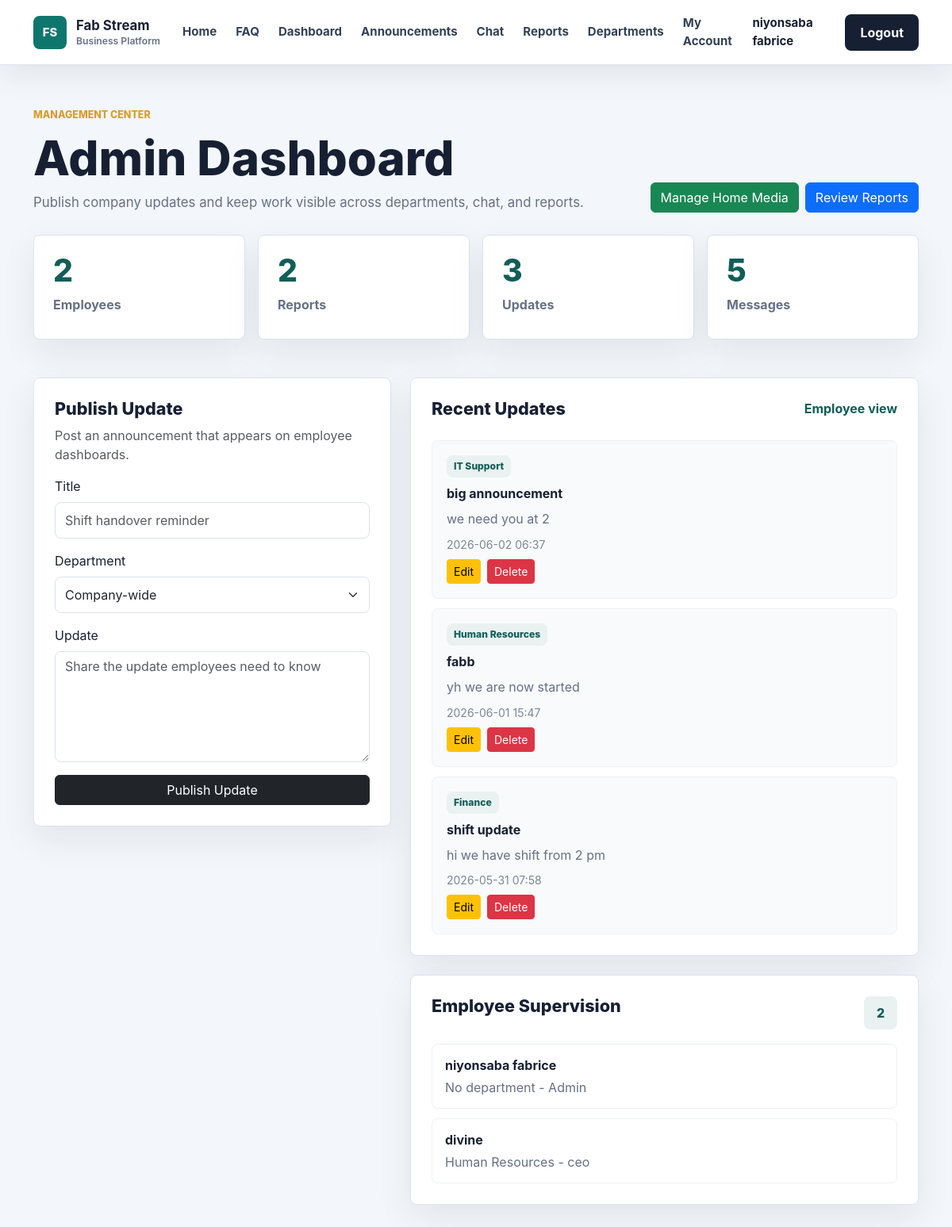
Before: /manager-dashboard (signed in) with the older database file.
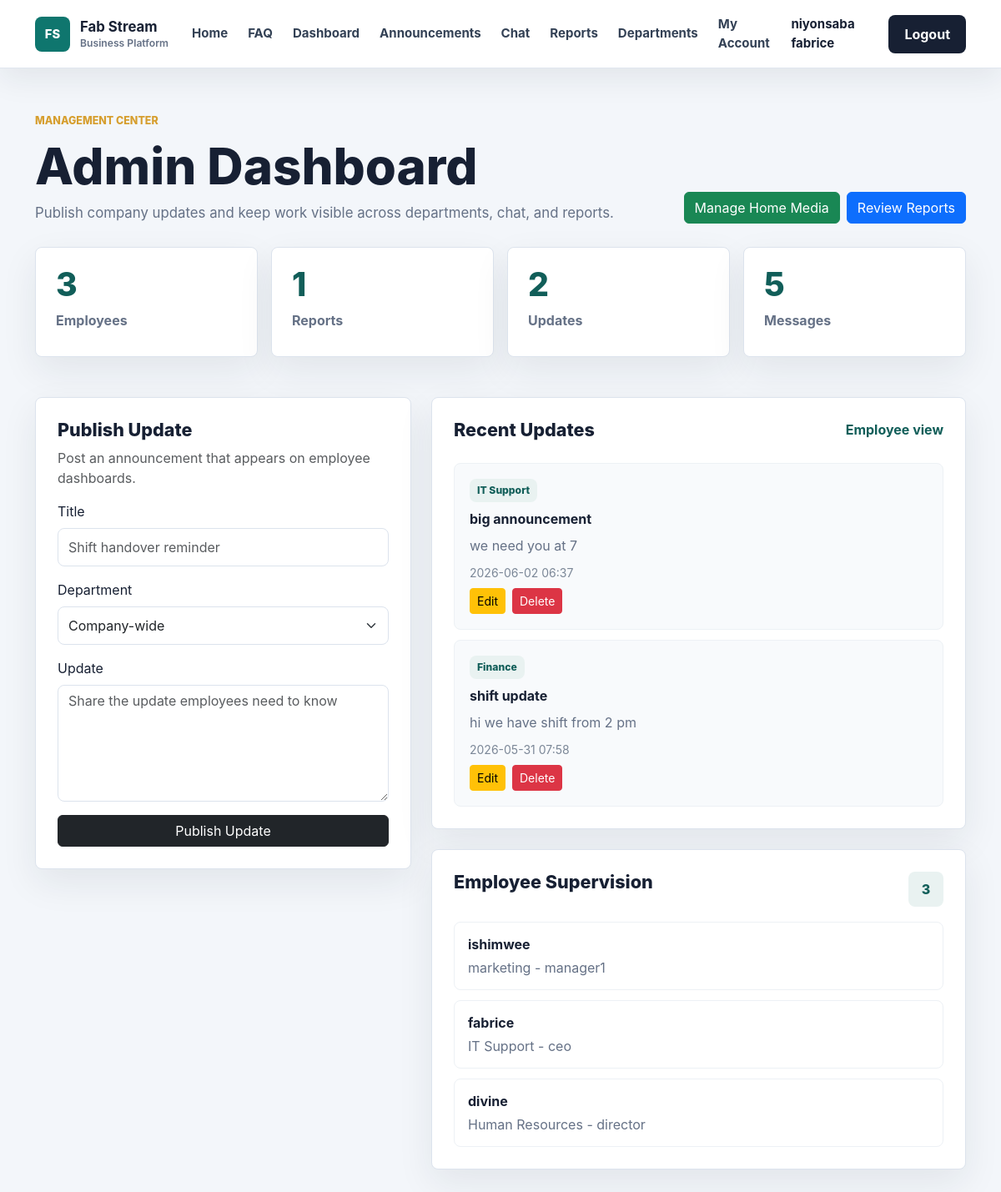
After: the same page with the newer database file.
### app/models.py (models this page shows, shortened)
class User(db.Model, UserMixin):
    id = db.Column(db.Integer, primary_key=True)
    username = db.Column(db.String(100), unique=True, nullable=False)
    email = db.Column(db.String(120), unique=True, nullable=False)
    password = db.Column(db.String(200), nullable=False)
    role = db.Column(db.String(20), default='employee')
    full_name = db.Column(db.String(120), nullable=True)
    employee_number = db.Column(db.String(40), unique=True, nullable=True)
    phone = db.Column(db.String(40), nullable=True)
    department = db.Column(db.String(80), nullable=True)
    position = db.Column(db.String(100), nullable=True)
    hire_date = db.Column(db.String(20), nullable=True)

class CompanyUpdate(db.Model):
    id = db.Column(db.Integer, primary_key=True)
    title = db.Column(db.String(150), nullable=False)
    body = db.Column(db.Text, nullable=False)
    department = db.Column(db.String(80), default='Company-wide')
    created_at = db.Column(db.DateTime, default=datetime.utcnow)
    author_id = db.Column(db.Integer, db.ForeignKey('user.id'), nullable=False)
    author = db.relationship('User', backref='company_updates')

### app/routes.py (the view)
@routes.route('/manager-dashboard')
@login_required
def manager_dashboard():
    employees = User.query.order_by(User.username.asc()).all() if is_admin() else []
    stats = {
        'employees': User.query.count(),
        'reports': ReportDocument.query.count(),
        'updates': CompanyUpdate.query.count(),
        'messages': ChatMessage.query.count()
    }
    updates = CompanyUpdate.query.order_by(CompanyUpdate.created_at.desc()).limit(8).all()
    try:
        db_departments = Department.query.order_by(Department.name.asc()).all()
    except Exception:
        db_departments = []
    department_list = db_departments if db_departments else DEPARTMENTS
    return render_template('manager_dashboard.html', stats=stats, updates=updates, departments=department_list, employees=employees, is_admin=is_admin())

### app/__init__.py (called while the page is built)
def create_app():
    app = Flask(__name__)
    app.config.from_object(Config)
    app.config['UPLOAD_FOLDER'] = os.path.join(app.instance_path, app.config['UPLOAD_FOLDER'])
    os.makedirs(app.config['UPLOAD_FOLDER'], exist_ok=True)
    db.init_app(app)
    bcrypt.init_app(app)
    login_manager.init_app(app)
    socketio.init_app(app)
    from app.models import User
    @login_manager.user_loader
    def load_user(user_id):
        return User.query.get(int(user_id))
    from app.routes import routes
    app.register_blueprint(routes)
    with app.app_context():
        db.create_all()
        ensure_user_profile_columns()
        ensure_employee_task_attachment_columns()
        ensure_chat_message_attachment_columns()
        ensure_direct_message_attachment_columns()
    return app

### app/routes.py (called while the page is built)
def is_admin(user=None):
    user = user or current_user
    return user.is_authenticated and user.role in ADMIN_ROLES

### app/templates/manager_dashboard.html (shortened to what this page needs)
{% extends 'base.html' %}
{% block content %}
<section class="app-page">
    <div class="container">
        <div class="app-header">
            <div>
                <p class="section-kicker">Management center</p>
                <h1>{% if is_admin %}Admin Dashboard{% else %}Announcements{% endif %}</h1>
                <p>{% if is_admin %}Publish company updates and keep work visible across departments, chat, and reports.{% else %}Publish an announcement and follow the latest company updates.{% endif %}</p>
            </div>
            {% if is_admin %}
                <div class="d-flex gap-2">
                    <a href="{{ url_for('routes.home_media') }}" class="btn btn-success">Manage Home Media</a>
                    <a href="{{ url_for('routes.reports') }}" class="btn btn-primary">Review Reports</a>
                </div>
            {% else %}
                <a href="{{ url_for('routes.employee_detail', employee_id=current_user.id) }}" class="btn btn-primary">Review Account</a>
            {% endif %}
        </div>
        {% if is_admin %}
            <div class="stat-grid">
                <div class="stat-card"><span>{{ stats.employees }}</span><strong>Employees</strong></div>
                <div class="stat-card"><span>{{ stats.reports }}</span><strong>Reports</strong></div>
                <div class="stat-card"><span>{{ stats.updates }}</span><strong>Updates</strong></div>
                <div class="stat-card"><span>{{ stats.messages }}</span><strong>Messages</strong></div>
            </div>
        {% endif %}
        <div class="row g-4 mt-1">
            <div class="col-lg-5">
                <div class="work-panel">
                    <h2>Publish Update</h2>
                    <p class="text-muted">Post an announcement that appears on employee dashboards.</p>
                    <form method="POST" action="{{ url_for('routes.create_update') }}">
                        <div class="mb-3">
                            <label class="form-label" for="title">Title</label>
                            <input class="form-control" id="title" name="title" placeholder="Shift handover reminder" required>
                        </div>
                        <div class="mb-3">
                            <label class="form-label" for="department">Department</label>
                            <select class="form-select" id="department" name="department">
                                <option>Company-wide</option>
                            </select>
                        </div>
                        <div class="mb-3">
                            <label class="form-label" for="body">Update</label>
                            <textarea class="form-control" id="body" name="body" rows="5" placeholder="Share the update employees need to know" required></textarea>
                        </div>
                        <button class="btn btn-dark w-100" type="submit">Publish Update</button>
                    </form>
                </div>
            </div>
            <div class="col-lg-7">
                <div class="work-panel">
                    <div class="panel-title">
                        <h2>Recent Updates</h2>
                        <a href="{{ url_for('routes.dashboard') }}">Employee view</a>
                    </div>
                    <div class="activity-list">
                        {% for update in updates %}
                            <article class="activity-item">
                                <span>{{ update.department }}</span>
                                <strong>{{ update.title }}</strong>
                                <p>{{ update.body }}</p>
                                <small>{{ update.created_at.strftime('%Y-%m-%d %H:%M') }}</small>
                                {% if is_admin %}
                                    <div class="d-flex gap-2 mt-2">
                                        <a href="{{ url_for('routes.edit_update', update_id=update.id) }}" class="btn btn-sm btn-warning">Edit</a>
                                        <form method="POST" action="{{ url_for('routes.delete_update', update_id=update.id) }}" style="display:inline;" onsubmit="return confirm('Delete this update?');">
                                            <button class="btn btn-sm btn-danger" type="submit">Delete</button>
                                        </form>
                                    </div>
                                {% endif %}
                            </article>
                        {% else %}
                            <div class="empty-state">
                                <strong>No updates published.</strong>
                                <span>Create the first update from the form.</span>
                            </div>
                        {% endfor %}
                    </div>
                </div>
                {% if is_admin %}
                    <div class="work-panel mt-4">
                        <div class="panel-title">
                            <h2>Employee Supervision</h2>
                            <span class="report-count">{{ employees|length }}</span>
                        </div>
                        <div class="compact-list">
                            {% for employee in employees %}
                                <a href="{{ url_for('routes.employee_detail', employee_id=employee.id) }}">
                                    <strong>{{ employee.full_name or employee.username }}</strong>
                                    <span>{{ employee.department or 'No department' }} - {{ employee.position or employee.role|title }}</span>
                                </a>
                            {% else %}
                                <div class="empty-state">
                                    <strong>No employees yet.</strong>
                                    <span>Add employees from the departments page.</span>
                                </div>
                            {% endfor %}
                        </div>
                    </div>
                {% endif %}
            </div>
        </div>
    </div>
</section>
{% endblock %}

### app/templates/base.html (shortened to what this page needs)
<!DOCTYPE html>
<html lang="en">
<head>
    <link href="https://cdn.jsdelivr.net/npm/bootstrap@5.3.0/dist/css/bootstrap.min.css" rel="stylesheet">
    <link rel="stylesheet" href="{{ url_for('static', filename='css/style.css') }}">
</head>
<body>
<nav class="navbar navbar-expand-lg site-navbar sticky-top">
    <div class="container">
        <a class="navbar-brand brand-mark" href="{{ url_for('routes.home') }}">
            <span class="brand-icon">FS</span>
            <span>
                <strong>Fab Stream</strong>
                <small>Business Platform</small>
            </span>
        </a>
        <div class="collapse navbar-collapse" id="navbarNav">
            <ul class="navbar-nav ms-auto align-items-lg-center">
                <li class="nav-item">
                    <a class="nav-link" href="{{ url_for('routes.home') }}">Home</a>
                </li>
                <li class="nav-item">
                    <a class="nav-link" href="{{ url_for('routes.home') }}#faq">FAQ</a>
                </li>
                <li class="nav-item">
                    <a class="nav-link" href="{{ url_for('routes.dashboard') }}">Dashboard</a>
                </li>
                <li class="nav-item">
                    <a class="nav-link" href="{{ url_for('routes.manager_dashboard') }}">Announcements</a>
                </li>
                {% if current_user.is_authenticated %}
                    {% if current_user.role in ['admin', 'manager'] %}
                        <li class="nav-item">
                            <a class="nav-link" href="{{ url_for('routes.chat') }}">Chat</a>
                        </li>
                        <li class="nav-item">
                            <a class="nav-link" href="{{ url_for('routes.reports') }}">Reports</a>
                        </li>
                        <li class="nav-item">
                            <a class="nav-link" href="{{ url_for('routes.departments') }}">Departments</a>
                        </li>
                    {% endif %}
                    <li class="nav-item">
                        <a class="nav-link" href="{{ url_for('routes.employee_detail', employee_id=current_user.id) }}">My Account</a>
                    </li>
                    <li class="nav-item">
                        <span class="nav-link nav-user">{{ current_user.username }}</span>
                    </li>
                    <li class="nav-item">
                        <a class="btn nav-cta ms-lg-2" href="{{ url_for('routes.logout') }}">
                            Logout
                        </a>
                    </li>
                {% endif %}
            </ul>
        </div>
    </div>
</nav>
<main>
    {% block content %}{% endblock %}
</main>
</body>
</html>

### app/static/css/style.css (style rules this page uses)
:root { --ink: #172033; --muted: #657186; --line: #dce3ed; --surface: #ffffff; --soft: #f3f6fa; --brand: #0f766e; --brand-dark: #115e59; --accent: #d69e2e; }
* { box-sizing: border-box; }
body { margin: 0; background: var(--soft); color: var(--ink); font-family: Inter, "Segoe UI", Arial, sans-serif; }
a { text-decoration: none; }
.site-navbar { min-height: 76px; border-bottom: 1px solid rgba(220, 227, 237, 0.88); background: rgba(255, 255, 255, 0.96); box-shadow: 0 12px 36px rgba(23, 32, 51, 0.08); backdrop-filter: blur(18px); }
.brand-mark { display: inline-flex; align-items: center; gap: 12px; color: var(--ink); }
.brand-icon { display: inline-grid; width: 42px; height: 42px; place-items: center; border-radius: 8px; background: var(--brand); color: #ffffff; font-size: 0.92rem; font-weight: 800; }
.brand-mark strong, .brand-mark small { display: block; line-height: 1.1; }
.brand-mark strong { font-size: 1.05rem; letter-spacing: 0; }
.brand-mark small { margin-top: 3px; color: var(--muted); font-size: 0.76rem; font-weight: 600; }
.site-navbar .nav-link { margin: 0 4px; border-radius: 8px; color: #334155; font-size: 0.94rem; font-weight: 650; padding: 10px 12px; transition: background 180ms ease, color 180ms ease; }
.nav-user { color: var(--ink) !important; cursor: default; }
.nav-cta { border-radius: 8px; background: var(--ink); color: #ffffff; font-weight: 750; padding: 10px 18px; }
.hero-kicker, .section-kicker { margin-bottom: 14px; color: var(--accent); font-size: 0.78rem; font-weight: 800; letter-spacing: 0; text-transform: uppercase; }
.report-count { display: inline-grid; min-width: 42px; height: 42px; place-items: center; border-radius: 8px; background: #e9f2f1; color: var(--brand-dark); font-weight: 850; }
.app-page { padding: 54px 0 88px; }
.app-header { display: flex; align-items: end; justify-content: space-between; gap: 24px; margin-bottom: 28px; }
.app-header h1 { margin: 0; color: var(--ink); font-size: clamp(2rem, 5vw, 3.8rem); font-weight: 850; line-height: 1; }
.app-header p:not(.section-kicker) { max-width: 720px; margin: 14px 0 0; color: var(--muted); font-size: 1.05rem; }
.stat-grid { display: grid; grid-template-columns: repeat(4, minmax(0, 1fr)); gap: 16px; margin-bottom: 24px; }
.stat-card, .work-panel, .department-card, .chat-panel { border: 1px solid var(--line); border-radius: 8px; background: #ffffff; box-shadow: 0 16px 44px rgba(23, 32, 51, 0.08); }
.stat-card { min-height: 132px; padding: 24px; }
.stat-card span, .stat-card strong { display: block; }
.stat-card span { color: var(--brand-dark); font-size: 2.45rem; font-weight: 850; line-height: 1; }
.stat-card strong { margin-top: 12px; color: var(--muted); }
.work-panel, .chat-panel { padding: 26px; }
.work-panel h2, .chat-panel h2 { margin: 0 0 8px; color: var(--ink); font-size: 1.35rem; font-weight: 820; }
.work-panel .form-control, .work-panel .form-select, .chat-form .form-control { min-height: 46px; border-color: var(--line); border-radius: 8px; }
.work-panel textarea.form-control { min-height: 140px; }
.panel-title, .chat-heading { display: flex; align-items: start; justify-content: space-between; gap: 18px; margin-bottom: 18px; }
.panel-title a { color: var(--brand-dark); font-weight: 750; }
.activity-list, .compact-list { display: grid; gap: 12px; }
.activity-item { border: 1px solid #edf1f5; border-radius: 8px; background: #f8fafc; padding: 18px; }
.activity-item span { display: inline-block; margin-bottom: 8px; border-radius: 8px; background: #e9f2f1; color: var(--brand-dark); font-size: 0.76rem; font-weight: 800; padding: 5px 9px; }
.activity-item strong, .activity-item small { display: block; }
.activity-item p { margin: 8px 0; color: var(--muted); line-height: 1.6; }
.activity-item small { color: #7b8797; }
.compact-list a { display: block; border: 1px solid #edf1f5; border-radius: 8px; color: var(--ink); padding: 14px 16px; transition: border-color 180ms ease, background 180ms ease; }
.compact-list strong, .compact-list span { display: block; }
.compact-list span { margin-top: 4px; color: var(--muted); white-space: nowrap; overflow: hidden; text-overflow: ellipsis; }

Changed rows visible on the page:
removed CompanyUpdate: department "Human Resources", title "fabb", body "yh we are now started", created_at "2026-06-01 15:47"
changed User "niyonsaba fabrice": full_name "niyonsaba fabrice" → "fabrice"; department "No department" → "IT Support"; position "Admin" → "ceo"
changed CompanyUpdate "big announcement": body "we need you at 2" → "we need you at 7"
added User: full_name "ishimwee", department "marketing", position "manager1"
changed User "divine": position "ceo" → "director"
Other visible differences:
{{ stats.employees }}: "2" → "3"
{{ stats.reports }}: "2" → "1"
{{ stats.updates }}: "3" → "2"
{{ employees|length }}: "2" → "3"
